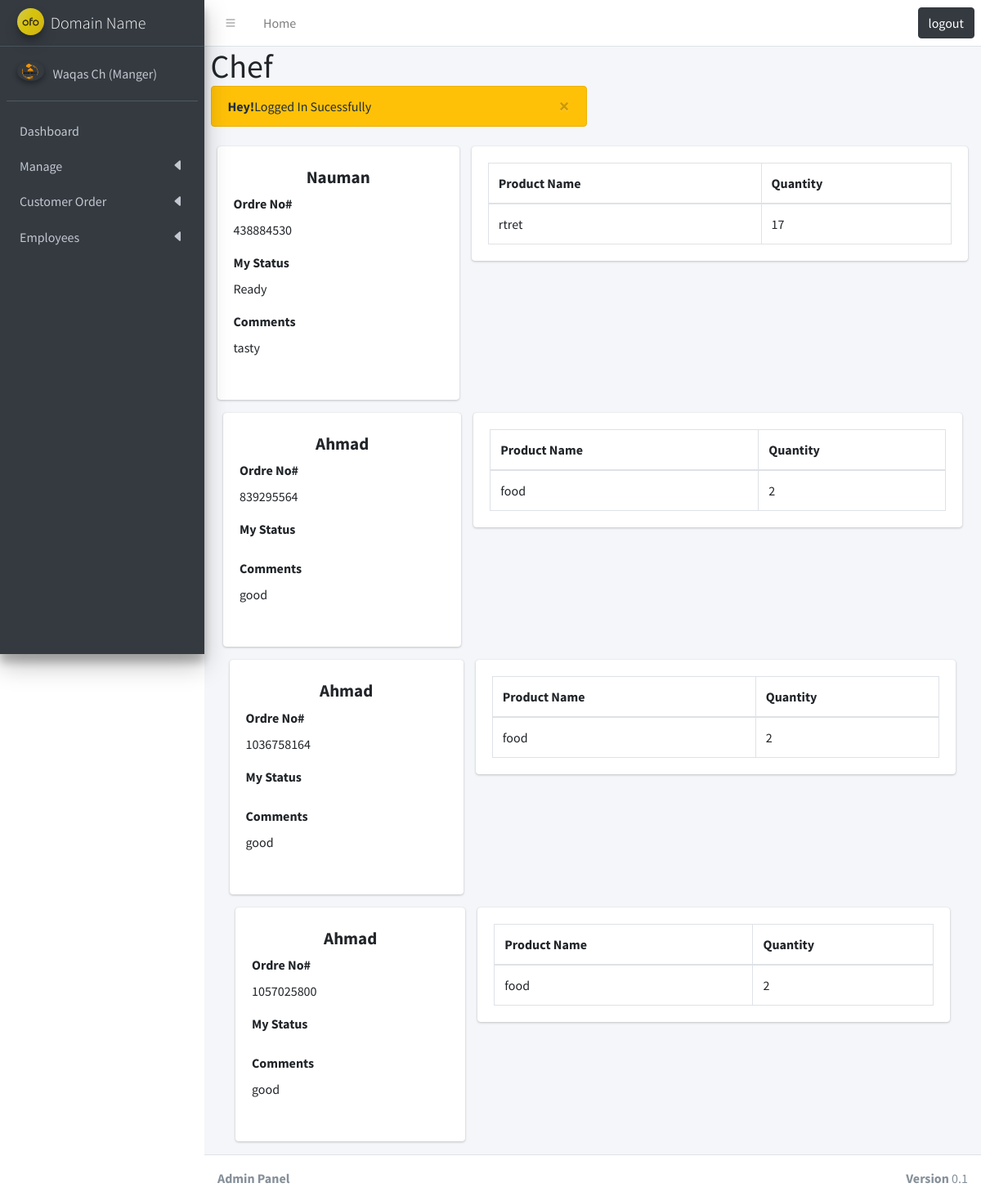
Screenshot of /chef.php (signed in) with the database file from the repository.
### tables this page shows
CREATE TABLE `customer_order` (
  `id` bigint(20) NOT NULL,
  `order_id` bigint(20) NOT NULL,
  `booking_id` bigint(20) NOT NULL,
  `name` varchar(50) NOT NULL,
  `guest` bigint(20) NOT NULL,
  `table_no` bigint(20) NOT NULL,
  `time` int(12) NOT NULL,
  `price` varchar(191) NOT NULL,
  `comment` text NOT NULL,
  `waiter_status` varchar(12) NOT NULL,
  `chef_status` varchar(12) NOT NULL,
  `payment` varchar(12) NOT NULL,
  `created_at` bigint(20) NOT NULL DEFAULT current_timestamp()
);

CREATE TABLE `confirm_odbk_id` (
  `id` int(11) NOT NULL,
  `odbk_id` bigint(20) NOT NULL
);

CREATE TABLE `order_details` (
  `id` int(12) NOT NULL,
  `odbk_id` bigint(30) NOT NULL,
  `product_id` int(20) NOT NULL,
  `product_name` varchar(191) NOT NULL,
  `amount` int(11) NOT NULL,
  `price_item` decimal(12,2) NOT NULL
);

### chef.php (the view, shortened to what this page needs)
<?php
include('includes/header.php');
include('includes/topbar.php');
include('includes/sidebar.php');
include('config/dbcon.php');
?>
<div class="content-wrapper">
<div class="container-fluid">
    <div class="row mb-2">
      <div class="col-sm-6">
        <h1 class="m-0">Chef</h1>
        <?php include('message.php'); ?>
      </div>
    </div>
  </div>
    <section class="content">
        <form action="code.php" method="POST">
        <?php
        $query_id = "SELECT * FROM confirm_odbk_id";
        $query_id_run = mysqli_query($con, $query_id);
        if (mysqli_num_rows($query_id_run) > 0) {
            while ($arow = mysqli_fetch_assoc($query_id_run)) {
                $order_id = $arow['odbk_id'];
                $cust_query = "SELECT * FROM customer_order WHERE order_id ='$order_id'";
                $cust_query_run = mysqli_query($con, $cust_query);
                $odr_query = "SELECT * FROM order_details WHERE odbk_id ='$order_id'";
                $odr_query_run = mysqli_query($con, $odr_query);
                if (mysqli_num_rows($cust_query_run) > 0) {
                    foreach ($cust_query_run as $row) {
        ?>
                        <div class="container-fluid">
                            <div class="row">
                                <div class="col-md-4">
                                    <div class="card card-outline">
                                        <div class="card-body box-profile">
                                            <h3 class="profile-username text-center font-weight-bold"><?php echo $row['name']; ?></h3>
                                            <ul class="list-group mb-3">
                                                    <label for="">Ordre No#</label>
                                                    <p><?php echo $row['order_id']; ?></p>
                                                    <label for="">My Status</label>
                                                    <p><?php echo $row['chef_status']; ?></p>
                                                    <label for="">Comments</label>
                                                    <p><?php echo $row['comment']; ?></p>
                                            </ul>
                                        </div>
                                    </div>
                                </div>
                        <?php
                    }
            }
            else{
                ?>
                    <h4>
                    No Order
                    </h4>
                <?php
            }
                        ?>
                        <div class="col-md-8">
                            <div class="card">
                                <div class="card-body">
                                    <table class="table table-bordered table-hover">
                                        <thead>
                                            <tr>
                                                <th>Product Name</th>
                                                <th>Quantity</th>
                                            </tr>
                                        </thead>
                                        <tbody>
                                            <?php
                                            if (mysqli_num_rows($odr_query_run) > 0) {
                                                foreach ($odr_query_run as $row) {
                                            ?>
                                                    <tr>
                                                        <td><?php echo $row['product_name']; ?></td>
                                                        <td><?php echo $row['amount']; ?></td>
                                                    </tr>
                                            <?php
                                                }
                                            }
                                            ?>
                                        </tbody>
                                    </table>
                                </div>
                            </div>
                        </div>
                    </div>
                <?php
        }
        }
        else{
            ?>
                <h4>
                 No Order
                </h4>
            <?php
        }
                ?>
                            </div>
                        </div>
        </form>
    </section>
</div>
<?php
include('includes/footer.php');
?>

### rows the page displays
customer_order: name "Nauman", order "438884530", chef_status "Ready", comment "tasty"
order_details: product_name "rtret", amount "17"
customer_order: name "Ahmad", order "839295564", comment "good"
order_details: product_name "food", amount "2"
customer_order: name "Ahmad", order "1036758164", comment "good"
order_details: product_name "food", amount "2"
customer_order: name "Ahmad", order "1057025800", comment "good"
order_details: product_name "food", amount "2"

### other values shown
$_SESSION['auth_er']['name'] "Waqas Ch"
$_SESSION['status'] "Logged In Sucessfully"
